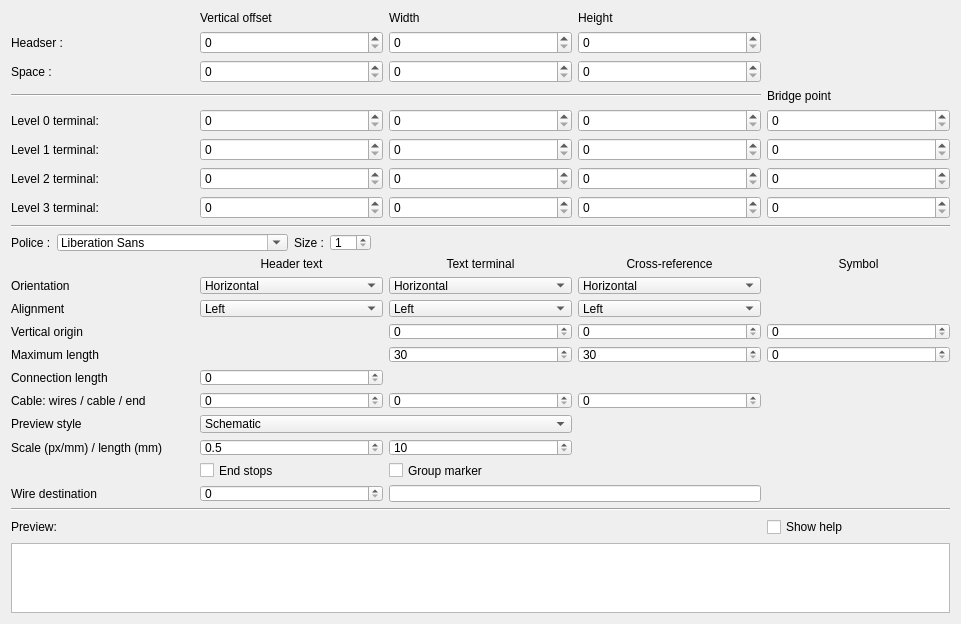
 <widget class="QWidget" name="TerminalStripLayoutEditor">
  <property name="geometry">
   <rect>
    <x>0</x>
    <y>0</y>
    <width>961</width>
    <height>624</height>
   </rect>
  </property>
  <property name="windowTitle">
   <string>Form</string>
  </property>
  <layout class="QGridLayout" name="gridLayout">
   <property name="sizeConstraint">
    <enum>QLayout::SetMaximumSize</enum>
   </property>
   <item row="4" column="2">
    <widget class="QSpinBox" name="m_width_terminal_0_sb">
     <property name="maximum">
      <number>1000</number>
     </property>
    </widget>
   </item>
   <item row="6" column="3">
    <widget class="QSpinBox" name="m_height_terminal_2_sb">
     <property name="maximum">
      <number>1000</number>
     </property>
    </widget>
   </item>
   <item row="3" column="0" colspan="4">
    <widget class="Line" name="line">
     <property name="orientation">
      <enum>Qt::Horizontal</enum>
     </property>
    </widget>
   </item>
   <item row="0" column="1">
    <widget class="QLabel" name="label_3">
     <property name="text">
      <string>Vertical offset</string>
     </property>
    </widget>
   </item>
   <item row="7" column="4">
    <widget class="QSpinBox" name="m_bridge_point_3_sb">
     <property name="maximum">
      <number>1000</number>
     </property>
    </widget>
   </item>
   <item row="5" column="3">
    <widget class="QSpinBox" name="m_height_terminal_1_sb">
     <property name="maximum">
      <number>1000</number>
     </property>
    </widget>
   </item>
   <item row="4" column="0">
    <widget class="QLabel" name="label_7">
     <property name="text">
      <string>Level 0 terminal:</string>
     </property>
    </widget>
   </item>
   <item row="7" column="2">
    <widget class="QSpinBox" name="m_width_terminal_3_sb">
     <property name="maximum">
      <number>1000</number>
     </property>
    </widget>
   </item>
   <item row="6" column="4">
    <widget class="QSpinBox" name="m_bridge_point_2_sb">
     <property name="maximum">
      <number>1000</number>
     </property>
    </widget>
   </item>
   <item row="5" column="2">
    <widget class="QSpinBox" name="m_width_terminal_1_sb">
     <property name="maximum">
      <number>1000</number>
     </property>
    </widget>
   </item>
   <item row="7" column="3">
    <widget class="QSpinBox" name="m_height_terminal_3_sb">
     <property name="maximum">
      <number>1000</number>
     </property>
    </widget>
   </item>
   <item row="14" column="0" colspan="5">
    <widget class="QGraphicsView" name="m_graphics_view"/>
   </item>
   <item row="2" column="3">
    <widget class="QSpinBox" name="m_height_spacer_sb">
     <property name="maximum">
      <number>1000</number>
     </property>
    </widget>
   </item>
   <item row="7" column="0">
    <widget class="QLabel" name="label_10">
     <property name="text">
      <string>Level 3 terminal:</string>
     </property>
    </widget>
   </item>
   <item row="6" column="0">
    <widget class="QLabel" name="label_9">
     <property name="text">
      <string>Level 2 terminal:</string>
     </property>
    </widget>
   </item>
   <item row="2" column="2">
    <widget class="QSpinBox" name="m_width_spacer_sb">
     <property name="maximum">
      <number>1000</number>
     </property>
    </widget>
   </item>
   <item row="4" column="3">
    <widget class="QSpinBox" name="m_height_terminal_0_sb">
     <property name="maximum">
      <number>1000</number>
     </property>
    </widget>
   </item>
   <item row="2" column="1">
    <widget class="QSpinBox" name="m_y_spacer_sb">
     <property name="maximum">
      <number>1000</number>
     </property>
    </widget>
   </item>
   <item row="13" column="4">
    <widget class="QCheckBox" name="m_display_preview_help">
     <property name="text">
      <string>Show help</string>
     </property>
     <property name="checked">
      <bool>false</bool>
     </property>
    </widget>
   </item>
   <item row="0" column="2">
    <widget class="QLabel" name="label_4">
     <property name="text">
      <string>Width</string>
     </property>
    </widget>
   </item>
   <item row="5" column="4">
    <widget class="QSpinBox" name="m_bridge_point_1_sb">
     <property name="maximum">
      <number>1000</number>
     </property>
    </widget>
   </item>
   <item row="2" column="0">
    <widget class="QLabel" name="label_6">
     <property name="text">
      <string>Space :</string>
     </property>
    </widget>
   </item>
   <item row="11" column="0" colspan="5">
    <widget class="Line" name="line_2">
     <property name="orientation">
      <enum>Qt::Horizontal</enum>
     </property>
    </widget>
   </item>
   <item row="4" column="4">
    <widget class="QSpinBox" name="m_bridge_point_0_sb">
     <property name="maximum">
      <number>1000</number>
     </property>
    </widget>
   </item>
   <item row="1" column="1">
    <widget class="QSpinBox" name="m_y_header_sb">
     <property name="maximum">
      <number>1000</number>
     </property>
    </widget>
   </item>
   <item row="5" column="0">
    <widget class="QLabel" name="label_8">
     <property name="text">
      <string>Level 1 terminal:</string>
     </property>
    </widget>
   </item>
   <item row="10" column="0" colspan="5">
    <widget class="QWidget" name="widget" native="true">
     <layout class="QGridLayout" name="gridLayout_2">
      <property name="leftMargin">
       <number>0</number>
      </property>
      <property name="topMargin">
       <number>0</number>
      </property>
      <property name="rightMargin">
       <number>0</number>
      </property>
      <property name="bottomMargin">
       <number>0</number>
      </property>
      <item row="5" column="3">
       <widget class="QComboBox" name="m_header_text_orientation_cb">
        <item>
         <property name="text">
          <string>Horizontal</string>
         </property>
        </item>
        <item>
         <property name="text">
          <string>Vertical</string>
         </property>
        </item>
       </widget>
      </item>
      <item row="6" column="3">
       <widget class="QComboBox" name="m_header_text_alignment_cb">
        <item>
         <property name="text">
          <string>Left</string>
         </property>
        </item>
        <item>
         <property name="text">
          <string>Middle</string>
         </property>
        </item>
        <item>
         <property name="text">
          <string>Right</string>
         </property>
        </item>
       </widget>
      </item>
      <item row="5" column="2">
       <widget class="QLabel" name="label_14">
        <property name="text">
         <string>Orientation</string>
        </property>
       </widget>
      </item>
      <item row="6" column="2">
       <widget class="QLabel" name="label_15">
        <property name="text">
         <string>Alignment</string>
        </property>
       </widget>
      </item>
      <item row="1" column="2" colspan="4">
       <widget class="QWidget" name="widget_2" native="true">
        <layout class="QHBoxLayout" name="horizontalLayout">
         <property name="leftMargin">
          <number>0</number>
         </property>
         <property name="topMargin">
          <number>0</number>
         </property>
         <property name="rightMargin">
          <number>0</number>
         </property>
         <property name="bottomMargin">
          <number>0</number>
         </property>
         <item>
          <widget class="QLabel" name="label_11">
           <property name="text">
            <string>Police :</string>
           </property>
          </widget>
         </item>
         <item>
          <widget class="QFontComboBox" name="m_font_cb"/>
         </item>
         <item>
          <widget class="QLabel" name="label_12">
           <property name="text">
            <string>Size :</string>
           </property>
          </widget>
         </item>
         <item>
          <widget class="QSpinBox" name="m_font_size_sb">
           <property name="minimum">
            <number>1</number>
           </property>
          </widget>
         </item>
         <item>
          <spacer name="horizontalSpacer">
           <property name="orientation">
            <enum>Qt::Horizontal</enum>
           </property>
           <property name="sizeHint" stdset="0">
            <size>
             <width>40</width>
             <height>20</height>
            </size>
           </property>
          </spacer>
         </item>
        </layout>
       </widget>
      </item>
      <item row="2" column="3">
       <widget class="QLabel" name="label_20">
        <property name="text">
         <string>Header text</string>
        </property>
        <property name="alignment">
         <set>Qt::AlignCenter</set>
        </property>
       </widget>
      </item>
      <item row="7" column="2">
       <widget class="QLabel" name="label_13">
        <property name="text">
         <string>Vertical origin</string>
        </property>
       </widget>
      </item>
      <item row="8" column="2">
       <widget class="QLabel" name="label_19">
        <property name="text">
         <string>Maximum length</string>
        </property>
       </widget>
      </item>
      <item row="7" column="4">
       <widget class="QSpinBox" name="m_terminal_text_y_sb">
        <property name="maximum">
         <number>1000</number>
        </property>
       </widget>
      </item>
      <item row="8" column="4">
       <widget class="QSpinBox" name="m_terminal_text_height_sb">
        <property name="minimum">
         <number>30</number>
        </property>
        <property name="maximum">
         <number>1000</number>
        </property>
       </widget>
      </item>
      <item row="6" column="4">
       <widget class="QComboBox" name="m_terminal_text_alignment_cb">
        <item>
         <property name="text">
          <string>Left</string>
         </property>
        </item>
        <item>
         <property name="text">
          <string>Middle</string>
         </property>
        </item>
        <item>
         <property name="text">
          <string>Right</string>
         </property>
        </item>
       </widget>
      </item>
      <item row="5" column="4">
       <widget class="QComboBox" name="m_terminal_text_orientation_cb">
        <item>
         <property name="text">
          <string>Horizontal</string>
         </property>
        </item>
        <item>
         <property name="text">
          <string>Vertical</string>
         </property>
        </item>
       </widget>
      </item>
      <item row="2" column="4">
       <widget class="QLabel" name="label_21">
        <property name="text">
         <string>Text terminal</string>
        </property>
        <property name="alignment">
         <set>Qt::AlignCenter</set>
        </property>
       </widget>
      </item>
      <item row="2" column="5">
       <widget class="QLabel" name="label_22">
        <property name="text">
         <string>Cross-reference</string>
        </property>
        <property name="alignment">
         <set>Qt::AlignCenter</set>
        </property>
       </widget>
      </item>
      <item row="5" column="5">
       <widget class="QComboBox" name="m_xref_orientation_cb">
        <item>
         <property name="text">
          <string>Horizontal</string>
         </property>
        </item>
        <item>
         <property name="text">
          <string>Vertical</string>
         </property>
        </item>
       </widget>
      </item>
      <item row="6" column="5">
       <widget class="QComboBox" name="m_xref_alignment_cb">
        <item>
         <property name="text">
          <string>Left</string>
         </property>
        </item>
        <item>
         <property name="text">
          <string>Middle</string>
         </property>
        </item>
        <item>
         <property name="text">
          <string>Right</string>
         </property>
        </item>
       </widget>
      </item>
      <item row="7" column="5">
       <widget class="QSpinBox" name="m_xref_y_sb">
        <property name="maximum">
         <number>1000</number>
        </property>
       </widget>
      </item>
      <item row="8" column="5">
       <widget class="QSpinBox" name="m_xref_height_sb">
        <property name="minimum">
         <number>30</number>
        </property>
        <property name="maximum">
         <number>1000</number>
        </property>
       </widget>
      </item>
      <item row="2" column="6">
       <widget class="QLabel" name="label_symbol">
        <property name="text">
         <string>Symbol</string>
        </property>
        <property name="alignment">
         <set>Qt::AlignCenter</set>
        </property>
       </widget>
      </item>
      <item row="7" column="6">
       <widget class="QSpinBox" name="m_type_symbol_y_sb">
        <property name="maximum">
         <number>1000</number>
        </property>
       </widget>
      </item>
      <item row="8" column="6">
       <widget class="QSpinBox" name="m_type_symbol_height_sb">
        <property name="toolTip">
         <string>Height of the terminal type symbol (fuse, ground, led...). 0 disable the symbol.</string>
        </property>
        <property name="maximum">
         <number>1000</number>
        </property>
       </widget>
      </item>
      <item row="9" column="2">
       <widget class="QLabel" name="label_connection">
        <property name="text">
         <string>Connection length</string>
        </property>
       </widget>
      </item>
      <item row="9" column="3">
       <widget class="QSpinBox" name="m_connection_length_sb">
        <property name="toolTip">
         <string>Length of the connections drawn above and under each terminal. 0 disable the connections.</string>
        </property>
        <property name="maximum">
         <number>1000</number>
        </property>
       </widget>
      </item>
      <item row="10" column="2">
       <widget class="QLabel" name="label_cable">
        <property name="text">
         <string>Cable: wires / cable / end</string>
        </property>
       </widget>
      </item>
      <item row="10" column="3">
       <widget class="QSpinBox" name="m_cable_wire_length_sb">
        <property name="toolTip">
         <string>Length of the wires between the terminals and the cable. 0 disable the drawing of the cables.</string>
        </property>
        <property name="maximum">
         <number>1000</number>
        </property>
       </widget>
      </item>
      <item row="10" column="4">
       <widget class="QSpinBox" name="m_cable_length_sb">
        <property name="toolTip">
         <string>Length of the cable.</string>
        </property>
        <property name="maximum">
         <number>1000</number>
        </property>
       </widget>
      </item>
      <item row="10" column="5">
       <widget class="QSpinBox" name="m_cable_end_length_sb">
        <property name="toolTip">
         <string>Length of the wires after the cable.</string>
        </property>
        <property name="maximum">
         <number>1000</number>
        </property>
       </widget>
      </item>
      <item row="11" column="2">
       <widget class="QLabel" name="label_draw_style">
        <property name="text">
         <string>Preview style</string>
        </property>
       </widget>
      </item>
      <item row="11" column="3" colspan="2">
       <widget class="QComboBox" name="m_draw_style_cb">
        <property name="toolTip">
         <string>Style of the preview only. The style of a terminal strip plan is chosen when it is added to a folio.</string>
        </property>
        <item>
         <property name="text">
          <string>Schematic</string>
         </property>
        </item>
        <item>
         <property name="text">
          <string>Realistic (push-in)</string>
         </property>
        </item>
        <item>
         <property name="text">
          <string>Realistic (screw)</string>
         </property>
        </item>
       </widget>
      </item>
      <item row="12" column="2">
       <widget class="QLabel" name="label_realistic_scale">
        <property name="text">
         <string>Scale (px/mm) / length (mm)</string>
        </property>
       </widget>
      </item>
      <item row="12" column="3">
       <widget class="QDoubleSpinBox" name="m_realistic_scale_sb">
        <property name="toolTip">
         <string>Number of pixels for one millimeter of terminal.</string>
        </property>
        <property name="decimals">
         <number>1</number>
        </property>
        <property name="minimum">
         <double>0.5</double>
        </property>
        <property name="maximum">
         <double>50.0</double>
        </property>
        <property name="singleStep">
         <double>0.5</double>
        </property>
       </widget>
      </item>
      <item row="12" column="4">
       <widget class="QSpinBox" name="m_realistic_length_sb">
        <property name="toolTip">
         <string>Length of a terminal along the wires, in millimeter.</string>
        </property>
        <property name="minimum">
         <number>10</number>
        </property>
        <property name="maximum">
         <number>300</number>
        </property>
       </widget>
      </item>
      <item row="13" column="3">
       <widget class="QCheckBox" name="m_realistic_end_stops_cb">
        <property name="text">
         <string>End stops</string>
        </property>
       </widget>
      </item>
      <item row="13" column="4">
       <widget class="QCheckBox" name="m_realistic_group_marker_cb">
        <property name="text">
         <string>Group marker</string>
        </property>
       </widget>
      </item>
      <item row="14" column="2">
       <widget class="QLabel" name="label_destination">
        <property name="text">
         <string>Wire destination</string>
        </property>
       </widget>
      </item>
      <item row="14" column="3">
       <widget class="QSpinBox" name="m_destination_length_sb">
        <property name="toolTip">
         <string>Length of the destinations of the wires written above and under each terminal. 0 disable them.</string>
        </property>
        <property name="maximum">
         <number>1000</number>
        </property>
       </widget>
      </item>
      <item row="14" column="4" colspan="2">
       <widget class="QLineEdit" name="m_destination_format_le">
        <property name="toolTip">
         <string>What the destination of a wire says. %tag: tag of the component, or the strip; %point: its point, or the terminal; %folio: number of its folio; %position: its cell on the grid; %wire: number of the wire; %description: description of the component.</string>
        </property>
       </widget>
      </item>
     </layout>
    </widget>
   </item>
   <item row="6" column="2">
    <widget class="QSpinBox" name="m_width_terminal_2_sb">
     <property name="maximum">
      <number>1000</number>
     </property>
    </widget>
   </item>
   <item row="1" column="2">
    <widget class="QSpinBox" name="m_width_header_sb">
     <property name="maximum">
      <number>1000</number>
     </property>
    </widget>
   </item>
   <item row="1" column="0">
    <widget class="QLabel" name="label">
     <property name="text">
      <string>Headser :</string>
     </property>
    </widget>
   </item>
   <item row="1" column="3">
    <widget class="QSpinBox" name="m_height_header_sb">
     <property name="maximum">
      <number>1000</number>
     </property>
    </widget>
   </item>
   <item row="6" column="1">
    <widget class="QSpinBox" name="m_y_terminal_2_sb">
     <property name="maximum">
      <number>1000</number>
     </property>
    </widget>
   </item>
   <item row="9" column="0" colspan="5">
    <widget class="Line" name="line_5">
     <property name="orientation">
      <enum>Qt::Horizontal</enum>
     </property>
    </widget>
   </item>
   <item row="7" column="1">
    <widget class="QSpinBox" name="m_y_terminal_3_sb">
     <property name="maximum">
      <number>1000</number>
     </property>
    </widget>
   </item>
   <item row="5" column="1">
    <widget class="QSpinBox" name="m_y_terminal_1_sb">
     <property name="maximum">
      <number>1000</number>
     </property>
    </widget>
   </item>
   <item row="0" column="3">
    <widget class="QLabel" name="label_5">
     <property name="text">
      <string>Height</string>
     </property>
    </widget>
   </item>
   <item row="3" column="4">
    <widget class="QLabel" name="label_18">
     <property name="text">
      <string>Bridge point</string>
     </property>
    </widget>
   </item>
   <item row="4" column="1">
    <widget class="QSpinBox" name="m_y_terminal_0_sb">
     <property name="maximum">
      <number>1000</number>
     </property>
    </widget>
   </item>
   <item row="13" column="0">
    <widget class="QLabel" name="label_2">
     <property name="text">
      <string>Preview:</string>
     </property>
    </widget>
   </item>
  </layout>
 </widget>
